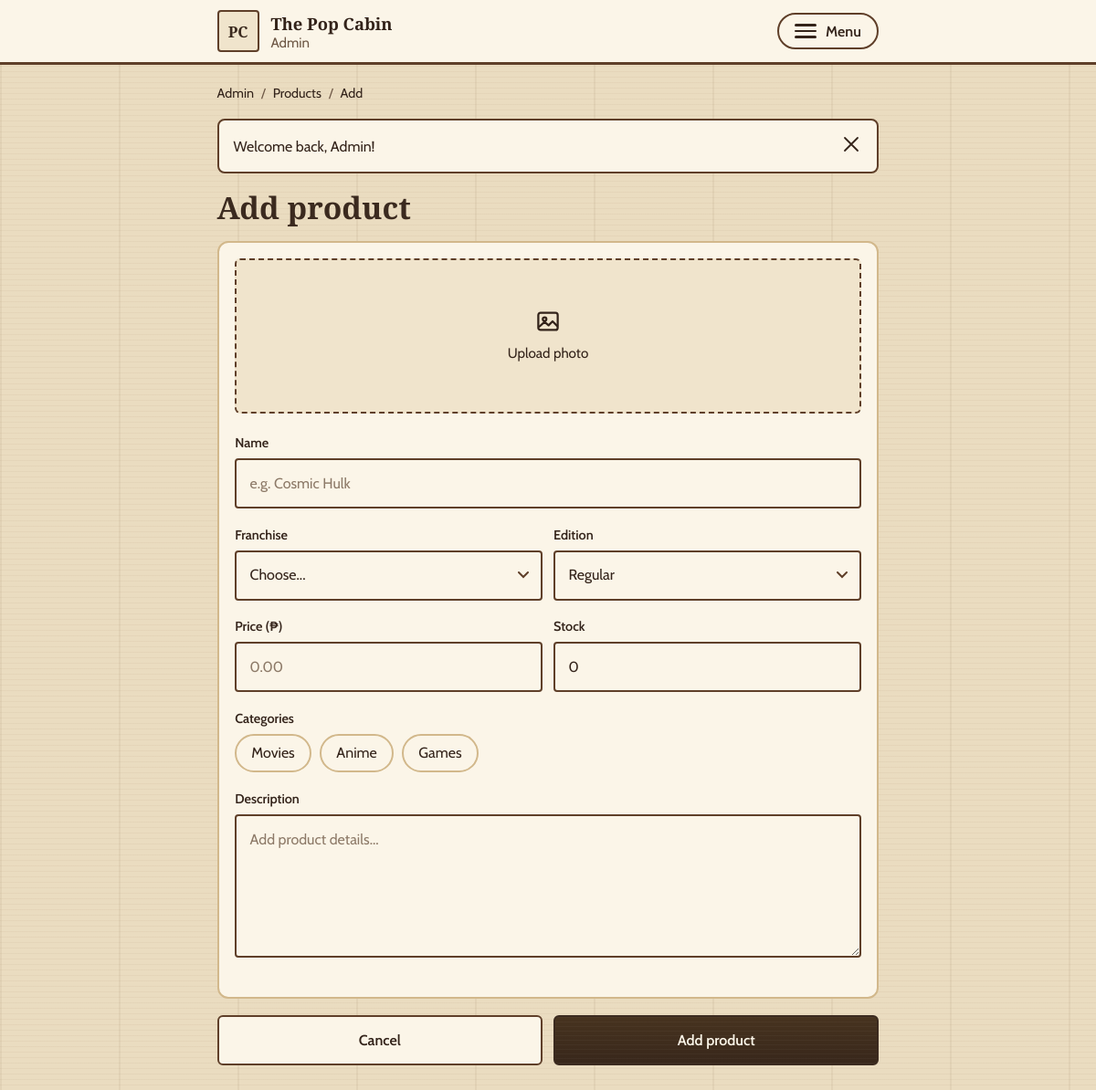
Page /admin/product_form.php (signed in) on the committed database.
### tables this page shows
CREATE TABLE `collections` (
  `collection_id` int(11) NOT NULL,
  `collection_name` varchar(100) NOT NULL,
  `slug` varchar(100) NOT NULL
);

### includes/functions.php (called while the page is built, shortened)
<?php
function e($value): string
{
    return htmlspecialchars((string) ($value ?? ''), ENT_QUOTES, 'UTF-8');
}
function editionOptions(): array
{
    return ['Regular', 'Chase', 'Flocked'];
}
function imgSrc(?string $value): string
{
    $value = trim((string) $value);
    if ($value === '') {
        return '';
    }
    return SITE_URL . '/' . ltrim($value, '/');
}

### config/database.php (called while the page is built)
<?php
class Database
{
    private static ?Database $instance = null;
    private PDO $conn;
    private function __construct()
    {
        $dsn = 'mysql:host=' . DB_HOST . ';dbname=' . DB_NAME . ';charset=utf8mb4';
        try {
            $this->conn = new PDO($dsn, DB_USER, DB_PASS, [
                PDO::ATTR_ERRMODE            => PDO::ERRMODE_EXCEPTION,
                PDO::ATTR_DEFAULT_FETCH_MODE => PDO::FETCH_ASSOC,
                PDO::ATTR_EMULATE_PREPARES   => false,
            ]);
        } catch (PDOException $e) {
            die(
                'Database connection failed. Check DB_HOST / DB_NAME / DB_USER / DB_PASS in config/config.php, ' .
                'and make sure a database named "' . DB_NAME . '" exists with your tables imported. (' . $e->getMessage() . ')'
            );
        }
    }
    public static function getInstance(): Database
    {
        if (self::$instance === null) {
            self::$instance = new self();
        }
        return self::$instance;
    }
    public function getConnection(): PDO
    {
        return $this->conn;
    }
}

### classes/BaseModel.php (called while the page is built, shortened)
<?php
require_once __DIR__ . '/../config/database.php';
abstract class BaseModel
{
    public function __construct()
    {
        $this->db = Database::getInstance()->getConnection();
    }
}

### classes/Product.php (called while the page is built, shortened)
<?php
require_once __DIR__ . '/BaseModel.php';
class Product extends BaseModel
{
    public function getCollections(): array
    {
        return $this->db->query('SELECT * FROM collections ORDER BY collection_id ASC')->fetchAll();
    }
}

### admin/product_form.php (the view, shortened to what this page needs)
<?php
require_once __DIR__ . '/../classes/Product.php';
$productModel = new Product();
$id      = isset($_GET['id']) ? (int) $_GET['id'] : null;
$product = $id ? $productModel->getById($id) : null;
$collections = $productModel->getCollections();
$values = $product ?: [
    'name' => '', 'category_id' => '', 'edition' => 'Regular', 'price' => '', 'stock_quantity' => 0,
    'description' => '', 'is_featured' => 0, 'image_url' => '',
];
$currentImage = imgSrc($product['image_url'] ?? '');
require_once __DIR__ . '/includes/admin_header.php';
?>
<h1 class="admin-title"><?php echo $product ? 'Edit product' : 'Add product'; ?></h1>
<form method="post" enctype="multipart/form-data" class="admin-card product-form" id="product-form" action="">
    <label class="photo-drop <?php echo $currentImage ? 'has-photo' : ''; ?>" for="photo" data-photo-drop>
        <span class="photo-prompt">
            <svg viewBox="0 0 24 24" width="30" height="30" fill="none" stroke="currentColor" stroke-width="1.8" stroke-linejoin="round" aria-hidden="true"><rect x="3.5" y="4.5" width="17" height="15" rx="2"/><circle cx="9" cy="10" r="1.6"/><path d="M4 17l5-4.5 3.5 3L16 12l4.5 4.5"/></svg>
            <span data-photo-label><?php echo $product && $currentImage ? 'Current photo - Replace' : 'Upload photo'; ?></span>
        </span>
    </label>
    <div class="form-row">
        <label for="name">Name</label>
        <input type="text" id="name" name="name" required maxlength="255" placeholder="e.g. Cosmic Hulk" value="<?php echo e($values['name']); ?>">
    </div>
    <div class="form-row form-row-split">
        <div>
            <label for="category_id">Franchise</label>
            <select id="category_id" name="category_id" required>
                <option value="">Choose...</option>
            </select>
        </div>
        <div>
            <label for="edition">Edition</label>
            <select id="edition" name="edition">
                <?php foreach (editionOptions() as $opt): ?>
                    <option value="<?php echo e($opt); ?>" <?php echo ($values['edition'] ?? 'Regular') === $opt ? 'selected' : ''; ?>><?php echo e($opt); ?></option>
                <?php endforeach; ?>
            </select>
        </div>
    </div>
    <div class="form-row form-row-split">
        <div>
            <label for="price">Price (<?php echo e(SITE_CURRENCY_SYMBOL); ?>)</label>
            <input type="number" id="price" name="price" step="0.01" min="0.01" required placeholder="0.00" value="<?php echo e($values['price']); ?>">
        </div>
        <div>
            <label for="stock_quantity">Stock</label>
            <input type="number" id="stock_quantity" name="stock_quantity" min="0" step="1" required placeholder="0" value="<?php echo e($values['stock_quantity']); ?>">
        </div>
    </div>
    <fieldset class="form-row pills-field">
        <legend>Categories</legend>
        <div class="pills">
            <?php foreach ($collections as $col): ?>
                <label class="pill">
                    <span><?php echo e($col['collection_name']); ?></span>
                </label>
            <?php endforeach; ?>
        </div>
    </fieldset>
    <div class="form-row">
        <label for="description">Description</label>
        <textarea id="description" name="description" rows="5" maxlength="5000" placeholder="Add product details..."><?php echo e($values['description']); ?></textarea>
    </div>
</form>
<div class="form-actions">
    <a class="btn btn-outline" href="<?php echo SITE_URL; ?>/admin/products.php">Cancel</a>
    <button type="submit" class="btn btn-dark" form="product-form"><?php echo $product ? 'Save changes' : 'Add product'; ?></button>
</div>
<?php require_once __DIR__ . '/includes/admin_footer.php'; ?>

### assets/css/style.css (style rules this page uses)
:root { --birch: #f7f0e1; --pine-100: #f0e4cc; --pine-200: #e4d1ae; --pine-300: #d2b88b; --oak: #c29a68; --cedar: #8d5f3a; --bark: #5f3f29; --walnut: #3b2a1f; --espresso: #281c14; --ember: #b95a26; --moss: #5b6b39; --cream: #fbf5e8; --ink: #33231a; --muted: #6e5846; --font-body: 'Cabin', 'Trebuchet MS', 'Segoe UI', system-ui, sans-serif; --font-display: 'Zilla Slab', 'Rockwell', 'Georgia', serif; --wrap: 1100px; --radius: 6px; --grain: repeating-linear-gradient(0deg, rgba(120, 80, 40, .05) 0 1px, transparent 1px 6px); --planks: repeating-linear-gradient(90deg, rgba(90, 55, 25, .06) 0 2px, transparent 2px 130px); --plank-dark: repeating-linear-gradient(0deg, rgba(255, 255, 255, .03) 0 1px, transparent 1px 5px), linear-gradient(180deg, #47331f, #38271b); --log-wall: repeating-linear-gradient(180deg, transparent 0 50px, rgba(0, 0, 0, .4) 50px 52px), repeating-linear-gradient(180deg, #4d3728 0, #40301f 12px, #34251a 26px, #40301f 40px, #4d3728 52px); }
*, *::before, *::after { box-sizing: border-box; }
html { -webkit-text-size-adjust: 100%; scroll-behavior: smooth; }
body { margin: 0; background-color: var(--birch); background-image: var(--planks), var(--grain); color: var(--ink); font-family: var(--font-body); font-size: 1rem; line-height: 1.6; }
img, svg { max-width: 100%; }
a { color: var(--bark); text-underline-offset: .18em; }
h1, h2, h3, h4 { font-family: var(--font-display); line-height: 1.15; margin: 0 0 .5em; color: var(--walnut); }
.btn { display: inline-block; border: 2px solid transparent; border-radius: var(--radius); padding: .7rem 1.4rem; font: 600 1rem/1.2 var(--font-body); text-align: center; text-decoration: none; cursor: pointer; transition: background .15s, color .15s, border-color .15s, transform .1s; }
.btn-dark, .btn-primary { background-color: var(--walnut); background-image: var(--plank-dark); color: var(--cream); border-color: var(--walnut); }
.btn-outline, .btn-ghost { background: var(--cream); color: var(--ink); border-color: var(--bark); }
input[type="text"], input[type="email"], input[type="password"], input[type="number"], input[type="search"], select, textarea { width: 100%; font: inherit; color: var(--ink); background-color: var(--cream); border: 2px solid var(--bark); border-radius: 4px; padding: .8rem .9rem; }
input::placeholder, textarea::placeholder { color: #8d7a68; }
textarea { resize: vertical; min-height: 120px; }
select { appearance: none; -webkit-appearance: none; padding-right: 2.2rem; background-repeat: no-repeat; background-position: right .8rem center; background-size: 12px; }
.form-row { margin-bottom: 1.1rem; }
.form-row > label, .form-row legend { display: block; font-weight: 600; font-size: .9rem; margin-bottom: .3rem; }
.form-row-split { display: grid; grid-template-columns: 1fr 1fr; gap: 12px; }
.form-row-split > div > label { display: block; font-weight: 600; font-size: .9rem; margin-bottom: .3rem; }
.admin-body { background-color: #eadcc0; background-image: var(--grain), var(--planks); min-height: 100vh; }
.admin-title { font-size: 2.1rem; margin-bottom: 1.1rem; }
.admin-card { background: var(--cream); border: 2px solid var(--pine-300); border-radius: 12px; padding: 1.2rem; margin-bottom: 1.1rem; }
.admin-actions .btn, .form-actions .btn, .confirm-actions .btn { padding-block: 1rem; }
.product-form { padding: 1.1rem; }
.photo-drop { position: relative; display: grid; place-items: center; min-height: 170px; margin-bottom: 1.3rem; border: 2px dashed var(--bark); border-radius: 6px; background: var(--pine-100); cursor: pointer; overflow: hidden; text-align: center; transition: background .15s; }
.photo-prompt { position: relative; display: flex; flex-direction: column; align-items: center; gap: .5rem; padding: 1rem; font-size: .95rem; }
.pills-field { border: 0; padding: 0; margin: 0 0 1.1rem; }
.pills-field legend { padding: 0; }
.pills { display: flex; flex-wrap: wrap; gap: .6rem; }
.pill { position: relative; cursor: pointer; }
.pill span { display: inline-block; padding: .4rem 1rem; border: 2px solid var(--pine-300); border-radius: 999px; background: var(--cream); transition: background .15s, border-color .15s; }
.form-actions { display: grid; grid-template-columns: 1fr 1fr; gap: 12px; }

### rows in the picture
collections: collection_name "Movies"
collections: collection_name "Anime"
collections: collection_name "Games"

### other values in the picture
$label "Products"
$label "Add"
$message "Welcome back, Admin!"
SITE_CURRENCY_SYMBOL "₱"
form field edition "Regular"
